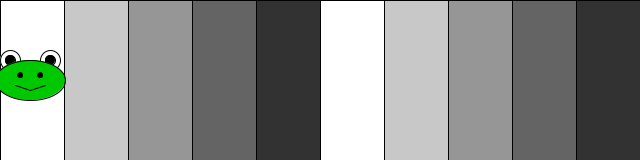
Frame 1 (no input)
Frame 2 (the mouse pressed at the canvas centre, redrawn once): identical to frame 1, image omitted

The Processing sketch that drew this single still picture (run headless with seeded random() and noise(); the mouse was pressed at the canvas centre and the sketch redrawn once):

// Processing sketch: problem_08
// ── problem_08.pde
void setup() {
  size(640, 160);
}
void draw() {
  noLoop();
  int numOfRec = 10;
  int numOfColor = 3;
  int xpos = 30;
  int ypos = 80;
  int [] frog_colors = {255, 200, 150, 100, 50};
  rectangles_background(numOfRec, numOfColor, frog_colors);
  draw_frog(xpos, ypos, frog_colors);
}

void rectangles_background(int x, int y, int [] frog_colors) {
  int wid = width/x;
  for (int i = 0; i < x; i++) {
    fill(frog_colors[i%frog_colors.length]);
    rect(wid*i, 0, wid, height);
  }
}
void draw_frog(int x, int y, int [] frog_colors) {
  translate(-50+x, -80+y);
  fill(255);
  ellipse(30, 60, 20, 20);
  ellipse(70, 60, 20, 20);
  fill(0);
  ellipse(30, 60, 10, 10);
  ellipse(70, 60, 10, 10);
  fill(0, frog_colors[1], 0);
  ellipse(50, 80, 70, 40);
  fill(0);
  ellipse(40, 75, 5, 5);
  ellipse(60, 75, 5, 5);
  line(35, 85, 50, 90);
  line(50, 90, 65, 85);
}
